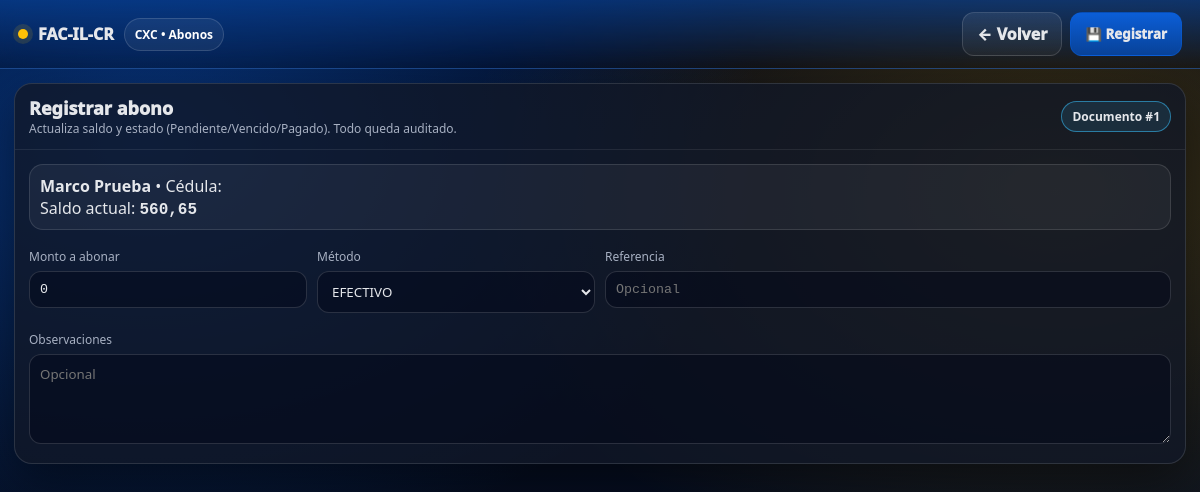
Screenshot of /cxc_pago.php?cxc_id=1 (signed in) with the database file from the repository.
### tables this page shows
CREATE TABLE `cxc_documentos` (
  `id` bigint(20) NOT NULL,
  `empresa_id` int(11) NOT NULL,
  `cliente_id` int(11) NOT NULL,
  `venta_id` bigint(20) DEFAULT NULL,
  `fe_id` bigint(20) DEFAULT NULL,
  `fecha` timestamp NOT NULL DEFAULT current_timestamp(),
  `vencimiento` date DEFAULT NULL,
  `vence` date DEFAULT NULL,
  `total` decimal(18,2) NOT NULL,
  `saldo` decimal(18,2) NOT NULL,
  `estado` enum('PENDIENTE','PAGADO','VENCIDO') NOT NULL DEFAULT 'PENDIENTE'
);

CREATE TABLE `clientes` (
  `id` int(11) NOT NULL,
  `empresa_id` int(11) NOT NULL,
  `nombre` varchar(160) NOT NULL,
  `identificacion` varchar(25) DEFAULT NULL,
  `email` varchar(120) DEFAULT NULL,
  `telefono` varchar(30) DEFAULT NULL,
  `direccion` text DEFAULT NULL,
  `tipo` enum('CONTADO','CREDITO') NOT NULL DEFAULT 'CONTADO',
  `limite_credito` decimal(18,2) NOT NULL DEFAULT 0.00,
  `plazo_dias` int(11) NOT NULL DEFAULT 0,
  `estado` enum('ACTIVO','MOROSO','BLOQUEADO','INACTIVO') NOT NULL DEFAULT 'ACTIVO',
  `created_at` timestamp NOT NULL DEFAULT current_timestamp(),
  `updated_at` timestamp NULL DEFAULT NULL ON UPDATE current_timestamp()
);

### cxc_helpers.php (called while the page is built, shortened)
<?php
function h($s){ return htmlspecialchars((string)$s, ENT_QUOTES, 'UTF-8'); }
?>

### cxc_pago.php (the view, shortened to what this page needs)
<?php
session_start(); require_once "config/db.php";
$empresa_id=(int)($_SESSION['empresa_id'] ?? 1);
require_once "cxc_helpers.php";
$cxc_id = (int)($_GET['cxc_id'] ?? $_POST['cxc_id'] ?? 0);
$doc=null;
if($cxc_id>0){
  $st=$pdo->prepare("SELECT d.*, c.nombre cliente, c.identificacion FROM cxc_documentos d JOIN clientes c ON c.id=d.cliente_id WHERE d.id=? AND d.empresa_id=? LIMIT 1");
  $st->execute([$cxc_id,$empresa_id]);
  $doc=$st->fetch(PDO::FETCH_ASSOC);
}
$metodo = $_POST['metodo_pago'] ?? 'EFECTIVO';
$referencia = trim($_POST['referencia_pago'] ?? '');
$observaciones = trim($_POST['observaciones'] ?? '');
?>
<!doctype html><html lang="es"><head>
</head><body>
<div class="header">
  <div class="brand"><span class="dot"></span> FAC-IL-CR <span class="pill">CXC • Abonos</span></div>
  <div class="actions">
    <a class="btn" href="<?= $doc ? 'cxc_detalle.php?id='.(int)$doc['id'] : 'cxc.php' ?>">← Volver</a>
    <button class="btn primary" form="f" type="submit">💾 Registrar</button>
  </div>
</div>
<div class="wrap">
  <div class="card">
    <div class="hd">
      <div>
        <div style="font-weight:1000;font-size:18px">Registrar abono</div>
        <div class="small">Actualiza saldo y estado (Pendiente/Vencido/Pagado). Todo queda auditado.</div>
      </div>
      <div class="actions">
        <span class="tag info"><?= $doc ? 'Documento #'.(int)$doc['id'] : 'Pago múltiple' ?></span>
      </div>
    </div>
    <div class="bd">
      <form id="f" method="post">
        <?php if($doc): ?>
          <div class="notice">
            <b><?= h($doc['cliente']) ?></b> • Cédula: <span class="mono"><?= h($doc['identificacion'] ?? '') ?></span><br>
            Saldo actual: <b class="mono"><?= number_format((float)$doc['saldo'],2,',','.') ?></b>
          </div>
          <div class="grid" style="margin-top:10px">
            <div style="grid-column:span 3">
              <div class="label">Monto a abonar</div>
              <input class="input mono" type="number" step="0.01" min="0" name="monto_abono" value="0" required>
            </div>
            <div style="grid-column:span 3">
              <div class="label">Método</div>
              <select class="input" name="metodo_pago">
                <?php foreach(['EFECTIVO','TARJETA','TRANSFERENCIA','SINPE','CHEQUE','OTRO'] as $m): ?>
                  <option value="<?=$m?>" <?=$metodo===$m?'selected':''?>><?=$m?></option>
                <?php endforeach; ?>
              </select>
            </div>
            <div style="grid-column:span 6">
              <div class="label">Referencia</div>
              <input class="input mono" name="referencia_pago" value="<?=h($referencia)?>" placeholder="Opcional">
            </div>
            <div style="grid-column:span 12">
              <div class="label">Observaciones</div>
              <textarea class="input" name="observaciones" placeholder="Opcional"><?=h($observaciones)?></textarea>
            </div>
          </div>
        <?php endif; ?>
      </form>
    </div>
  </div>
</div>
</body></html>

### cxc_pago.php (style rules this page uses)
:root { --azul:#0b5ed7; --azul-metal:#084298; --amarillo:#ffc107; --amarillo-metal:#ffca2c; --fondo:#071225; --card:rgba(17,24,39,.78); --borde:rgba(255,255,255,.12); --txt:#e5e7eb; --muted:#a7b0c2; --ok:#22c55e; --bad:#ef4444; --info:#38bdf8; }
* { box-sizing:border-box;font-family:system-ui,-apple-system,Segoe UI,Roboto,Arial }
body { margin:0;color:var(--txt); background: radial-gradient(1000px 680px at 12% 18%, rgba(11,94,215,.52), transparent 62%), radial-gradient(1000px 680px at 88% 24%, rgba(255,193,7,.22), transparent 60%), linear-gradient(180deg,#020617,var(--fondo)); min-height:100vh; }
.header { display:flex;align-items:center;justify-content:space-between;gap:14px; padding:12px 18px;border-bottom:1px solid rgba(255,255,255,.08); background:linear-gradient(180deg, rgba(8,66,152,.65), rgba(2,6,23,.25)); position:sticky;top:0;backdrop-filter: blur(12px); z-index:60; }
.brand { display:flex;align-items:center;gap:10px;font-weight:1000 }
.dot { width:10px;height:10px;border-radius:50%;background:var(--amarillo);box-shadow:0 0 0 5px rgba(255,193,7,.12) }
.pill { padding:7px 10px;border-radius:999px;border:1px solid rgba(255,255,255,.14);background:rgba(255,255,255,.06);font-size:12px;font-weight:900;color:#fff }
.btn { display:inline-flex;align-items:center;justify-content:center;gap:8px; padding:10px 14px;border-radius:12px;border:1px solid rgba(255,255,255,.14); background:linear-gradient(180deg,rgba(255,255,255,.08),rgba(255,255,255,.04)); color:var(--txt);font-weight:1000;cursor:pointer;text-decoration:none; }
.btn.primary { background:linear-gradient(180deg,var(--azul),var(--azul-metal));border-color:rgba(11,94,215,.45) }
.wrap { max-width:1500px;margin:auto;padding:14px }
.card { background:var(--card);border:1px solid var(--borde);border-radius:18px;box-shadow:0 18px 50px rgba(0,0,0,.45);overflow:hidden }
.card .hd { padding:12px 14px;border-bottom:1px solid rgba(255,255,255,.08);display:flex;justify-content:space-between;gap:10px;align-items:center }
.card .bd { padding:14px }
.small { font-size:12px;color:var(--muted) }
.grid { display:grid;grid-template-columns:repeat(12,minmax(0,1fr));gap:10px }
.input, select, textarea { width:100%;padding:10px;border-radius:12px;border:1px solid rgba(255,255,255,.14); background:rgba(2,6,23,.45);color:var(--txt);outline:none; }
textarea { min-height:90px;resize:vertical }
.label { font-size:12px;color:var(--muted);margin:8px 0 6px }
.tag { display:inline-flex;align-items:center;gap:8px;padding:6px 10px;border-radius:999px;border:1px solid rgba(255,255,255,.14);background:rgba(255,255,255,.06);font-weight:900;font-size:12px;white-space:nowrap }
.tag.info { border-color:rgba(56,189,248,.55);background:rgba(56,189,248,.12) }
.notice { padding:10px;border-radius:14px;border:1px solid rgba(255,255,255,.12);background:rgba(255,255,255,.05) }
.mono { font-family:ui-monospace,SFMono-Regular,Menlo,Monaco,Consolas,"Liberation Mono","Courier New",monospace }
.actions { display:flex;gap:8px;flex-wrap:wrap;justify-content:flex-end }

### rows the page displays
cxc_documentos: id "1", cliente.nombre "Marco Prueba", saldo "560,65"

### other values shown
form field metodo_pago "EFECTIVO"
